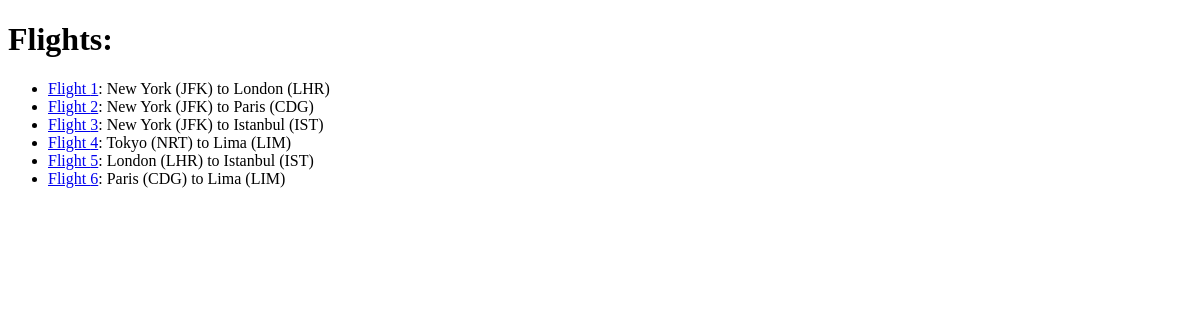
/flights/, run on an earlier commit of the app's database.
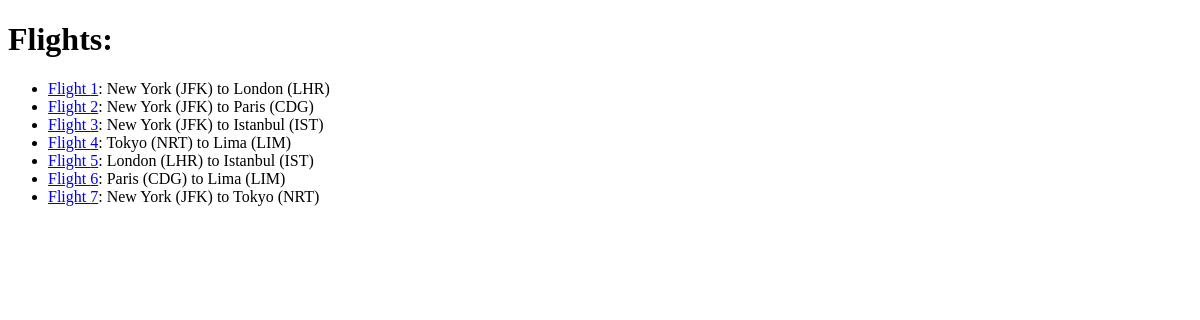
And on a later commit of the database.
### flights/models.py (models this page shows, shortened)
class Flight(models.Model):
    origin = models.ForeignKey(Airport, on_delete=models.CASCADE, related_name="departure")
    destination = models.ForeignKey(Airport, on_delete=models.CASCADE, related_name="arrivals")
    duration = models.IntegerField()

class Airport(models.Model):
    code = models.CharField(max_length=3)
    city = models.CharField(max_length=64)
    def __str__(self):
        return f"{self.city} ({self.code})"

### flights/views.py (the view)
# urls.py: path("", views.xyz, name='xyz'),
def xyz(request):
    return render(request, "flights/index.html", {
        "flights": Flight.objects.all()
    })

### flights/templates/flights/index.html
{% extends "flights/layout.html" %}
{% block body %}
    <h1>Flights:</h1>
    <ul>
        {% for flight in flights %}
            <li><a href="{% url 'flight' flight.id %}">Flight {{ flight.id }}</a>: {{ flight.origin }} to {{ flight.destination }}</li>
        {% endfor %}
    </ul>
{% endblock %}

What changed in the data, as far as the page shows it:
added Flight: id "7", origin "New York (JFK)", destination "Tokyo (NRT)"
